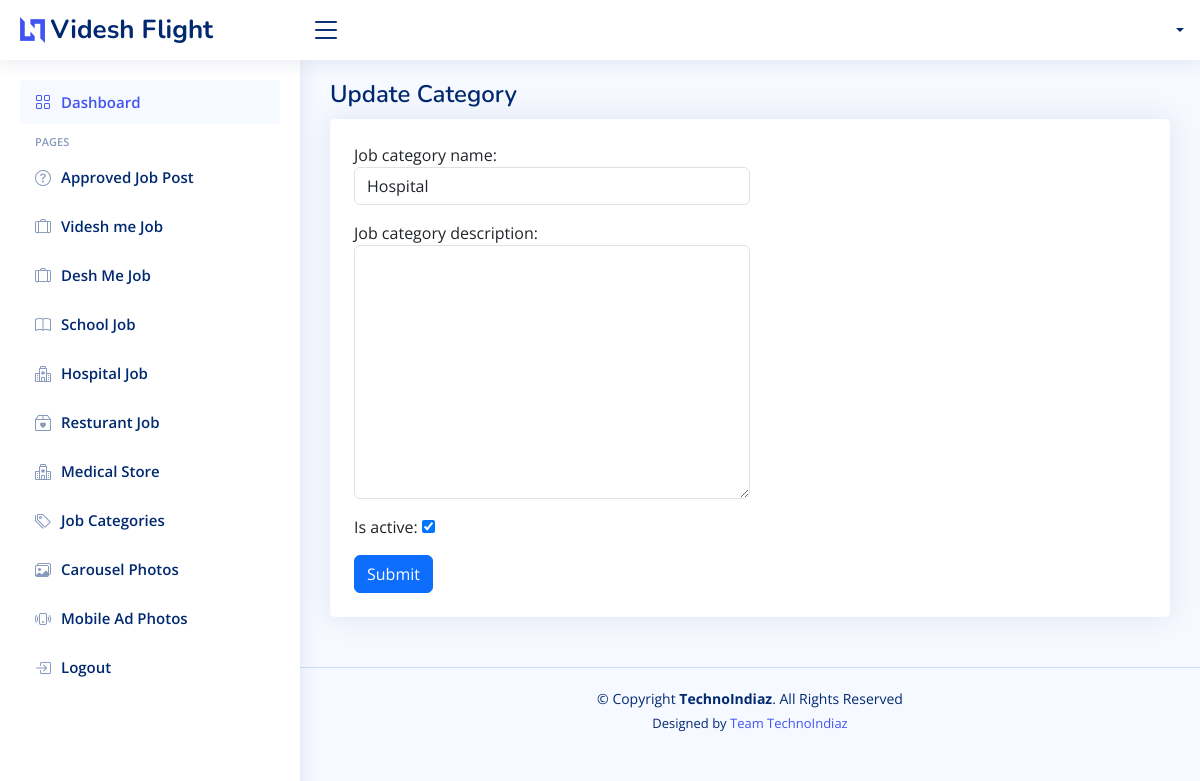
/category/1/update/, run on an earlier commit of the app's database.
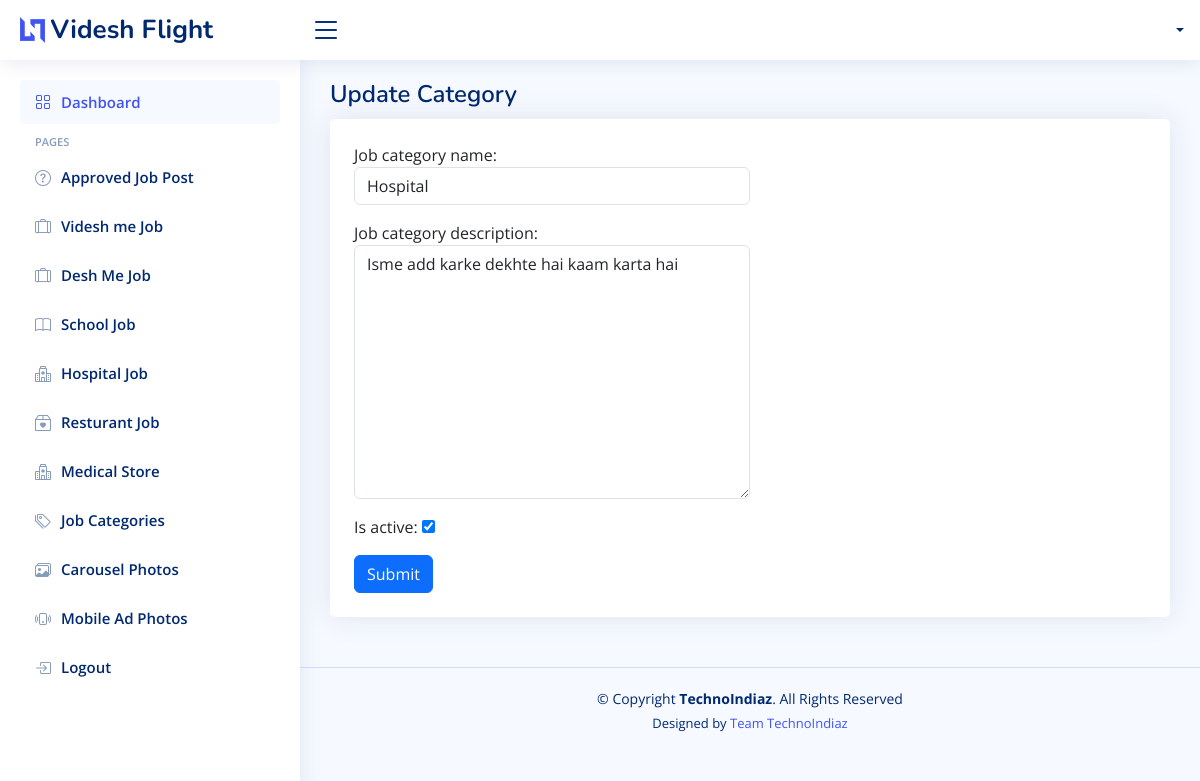
And on a later commit of the database.
### job/models.py (models this page shows, shortened)
class JobCategory(models.Model):
    job_category_id = models.AutoField(primary_key=True)
    job_category_name = models.CharField(max_length=100)
    job_category_description = models.CharField(max_length=200, blank=True, null=True)
    is_active = models.BooleanField(default=False)
    created_at = models.DateTimeField(auto_now_add=True)
    updated_at = models.DateTimeField(auto_now=True)

### job/views.py (the view)
# urls.py: path('category/<int:pk>/update/', views.JobCategoryUpdateView.as_view(), name='category_update'),
class JobCategoryUpdateView(UpdateView):
    form_class = JobCategoryForm
    model = JobCategory
    template_name = "job/update_job_category.html"
    success_url = reverse_lazy('job:category-list')

### job/forms.py
class JobCategoryForm(forms.ModelForm):
    class Meta:
        model = JobCategory
        fields = '__all__'
        widgets = {
            'job_category_name': forms.TextInput(attrs={'class': 'form-control'}),
            'job_category_description': forms.Textarea(attrs={'class': 'form-control'}),
                   }

### job/templates/job/update_job_category.html (shortened to what this page needs)
{% extends "job/base.html" %}
{% block page_heading %}
Update Category
{% endblock page_heading %}
{% block page_content %}
<div class="card py-4 px-4">
<div class="col-lg-6 col-md-6">
      <form action="" method="post" enctype="multipart/form-data" class="">
    {% for fm in form %}
        <div class="form-group mb-3">
        {{fm.label_tag}} {{fm}} <small class="text-danger">{{fm.error|striptags}}</small>
        </div>
        {% endfor %}
        <button type="submit" class="btn btn-primary">Submit</button>
      </form>
    </div>
  </div>
{% endblock page_content %}

What changed in the data, as far as the page shows it:
changed JobCategory "Hospital": job_category_description (not shown) → "Isme add karke dekhte hai kaam karta hai"
